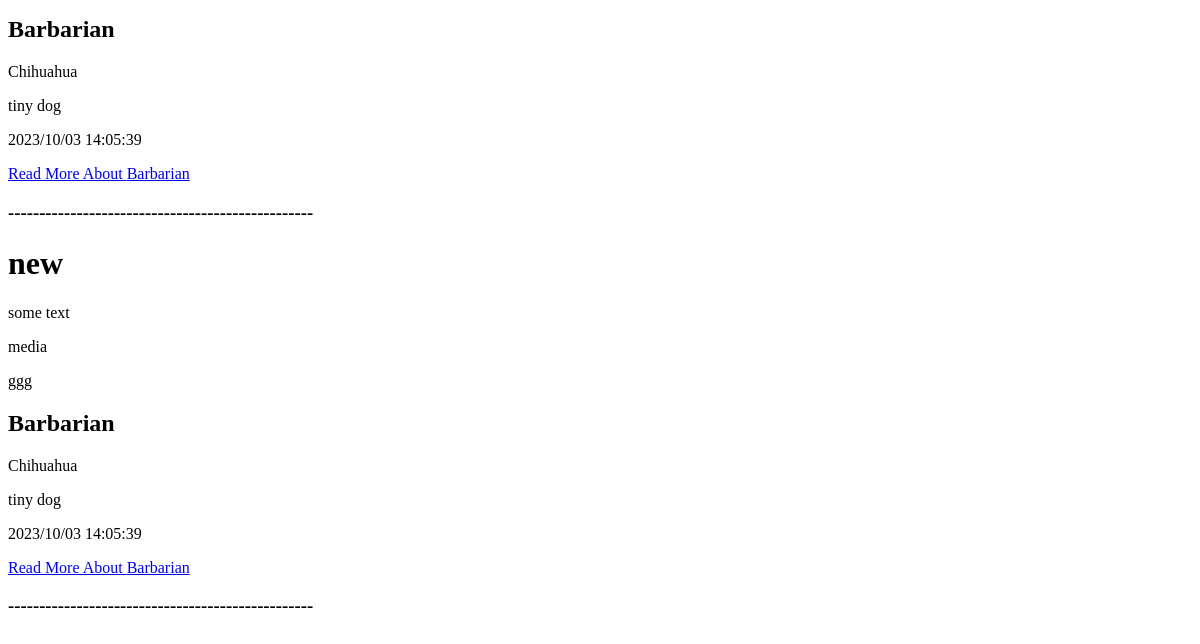
/blog/feedback (lower part), run on an earlier commit of the app's database.
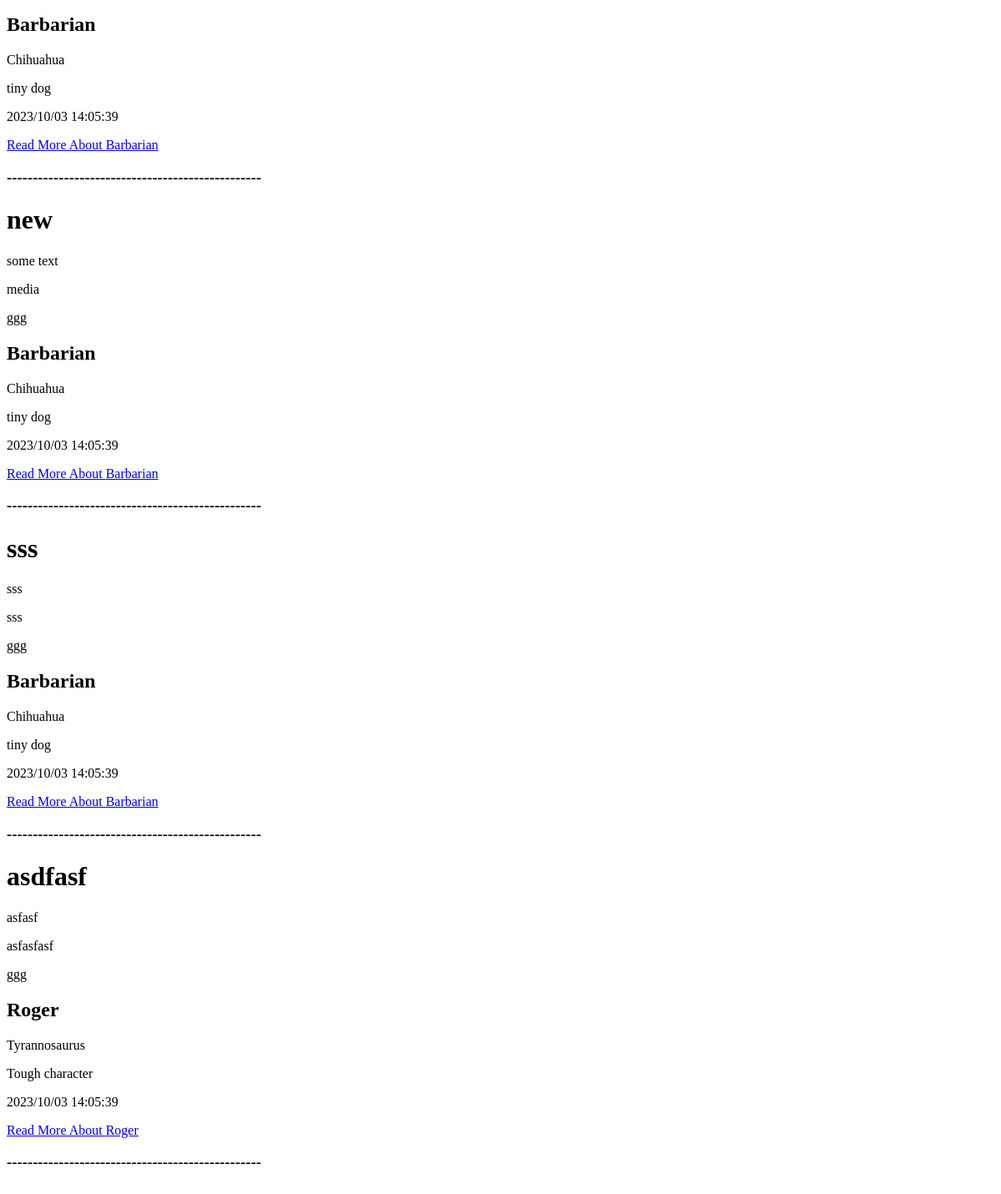
And on a later commit of the database.
### blog/models.py (models this page shows, shortened)
class Feedback(models.Model):
    title = models.CharField(max_length=100)
    text = models.TextField(max_length=500)
    media = models.CharField(max_length=100)
    user = models.ForeignKey(User, on_delete=models.CASCADE)
    animal = models.ForeignKey(animals.models.Animal, on_delete=models.CASCADE)
    date = datetime.datetime.now().strftime('%Y/%m/%d %H:%M:%S')

### animals/models.py (models this page shows)
class Animal(models.Model):
    name = models.CharField(max_length=200)
    animal_type = models.CharField(max_length=200)
    sex = models.ForeignKey(Sex, on_delete=models.CASCADE)
    age = models.IntegerField()
    breed = models.CharField(max_length=200)
    availability = models.BooleanField()
    description = models.TextField(max_length=500)
    healthy = models.BooleanField()
    def __str__(self):
        return self.name

### blog/views.py (the view, shortened to what this page needs)
# urls.py: path('feedback', views.feedback, name='feedback')
def feedback(request):
    all_feedback = blog.models.Feedback.objects.all()
    all_animals_data = animals.models.Animal.objects.all()
    animals_type = [i.animal_type for i in all_animals_data]
    animal_type_query = request.GET.get('animal_type')
    filtered_animals = animals.models.Animal.objects.all().filter(animal_type=animal_type_query)
    if animal_type_query:
        all_feedback = all_feedback.all().filter(animal_id__in=[i.id for i in filtered_animals])
    results = all_feedback.all()
    return render(request, 'blog/feedback.html', {'feedback': results,
                                                  'animals': set(animals_type),
                                                  'all_animals': all_animals_data,
                                                  'feedback_form': blog.forms.FeedbackForm()})

### templates/blog/feedback.html (shortened to what this page needs)
<!doctype html>
<html lang="en">
    <head>
    </head>
    <body>
        <br>
        {% for data in feedback %}
            <h1>{{ data.title }}</h1>
            <p>{{ data.text }}</p>
            <p>{{ data.media }}</p>
            <p>{{ data.user }}</p>
            <h2>{{ data.animal.name }}</h2>
            <p>{{ data.animal.breed }}</p>
            <p>{{ data.animal.description }}</p>
            <p>{{ data.date }}</p>
            <a href="/animals/animal_id={{ data.animal.id }}">Read More About {{ data.animal.name }}</a>
            <h3>-------------------------------------------------</h3>
        {% endfor %}
        <br>
    </body>
</html>

What changed in the data, as far as the page shows it:
added Feedback: title "sss", text "sss", media "sss", user "ggg", animal.name "Barbarian", animal.breed "Chihuahua", animal.description "tiny dog", date "2023/10/03 14:05:39"
added Feedback: title "asdfasf", text "asfasf", media "asfasfasf", user "ggg", animal.name "Roger", animal.breed "Tyrannosaurus", animal.description "Tough character", date "2023/10/03 14:05:39"
